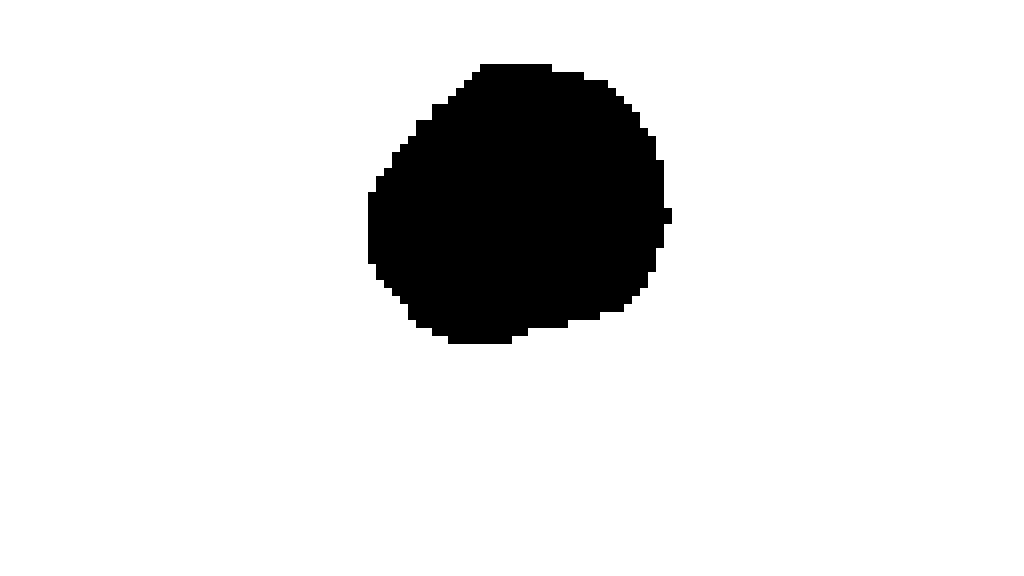
#> input picture scripts/path7.png, 1024 x 576 px
$ python Trajectory_Planner2.py   (older library calls are emulated)
#> lines starting #> are read from the running program, lines starting #| are printed output that depends on the picture; after the words box and inside, x2 and y2 are one past the last pixel; in counts of white or black regions, pixels touching at a corner belong together
from math import sin, cos, pi,tan, atan2,fmod,sqrt
import numpy as np
from pylab import *
from itertools import groupby
from operator import itemgetter
import matplotlib.pyplot as plt
from scipy import interpolate
from numpy.linalg import inv
from heapq import heappush, heappop
from scipy import misc
from scipy import ndimage
np.set_printoptions(threshold='nan')

def end_pose(start_pose, curvature, length):
	x, y, theta = start_pose
	if curvature == 0.0:
		x += length * cos(theta)
		y += length * sin(theta)
		return (x, y, theta)
	else:
		tx = cos(theta)
		ty = sin(theta)
		radius = 1.0/curvature
		xc = x - radius * ty
		yc = y + radius * tx
		angle = length / radius
		cosa = cos(angle)
		sina = sin(angle)
		nx = xc + radius * (cosa * ty + sina * tx)
		ny = yc + radius * (sina * ty - cosa * tx)
		ntheta = (theta + angle + pi) % (2*pi) - pi
		return (nx, ny, ntheta)

def insert_border(ospace,d):
	struct = ndimage.generate_binary_structure(2, 2)
	arena=ospace
	for i in range(1,d):
		b=ndimage.binary_dilation(arena, structure=struct).astype(arena.dtype)
		arena=arena+b
	#print arena
	plt.imshow(arena,interpolation='nearest')
	show()
	return arena

def insert_border1(ospace,d):
	shape=ospace.shape
	arena=np.zeros_like(ospace)
	for i in xrange(shape[0]):
		for j in xrange(shape[1]):
			if ospace[i,j]==d:
				for k in xrange(1,d):
					if j+k<shape[1]:
						arena[i,j+k]=max(arena[i,j+k],float(d-k),ospace[i,j+k])
					if j-k>=0:
						arena[i,j-k]=max(arena[i,j-k],float(d-k),ospace[i,j-k])
					if i+k<shape[0]:
						arena[i+k,j]=max(arena[i+k,j],float(d-k),ospace[i+k,j])
					if i-k>0:
						arena[i-k,j]=max(arena[i-k,j],float(d-k),ospace[i-k,j])
	plt.imshow(arena,interpolation='nearest')
	show()
	return arena

def distanceTogoal(pose,goal):
	dx=goal[0]-pose[0]
	dy=goal[1]-pose[1]
	r=sqrt(dx**2+dy**2)
	return r

def getimage(d):
#> called with d = 80
	m= misc.imread('path7.png')
#> m is the input picture: shape (576, 1024, 4); mean R, G, B, A 227, 227, 227, 255
	ospace=np.zeros(m.shape[0]*m.shape[1]).reshape(m.shape[0],m.shape[1])
	for i in xrange(m.shape[0]):
		for j in xrange(m.shape[1]):
			ospace[i,j]=-float(m[i,j][0])*1/255+1
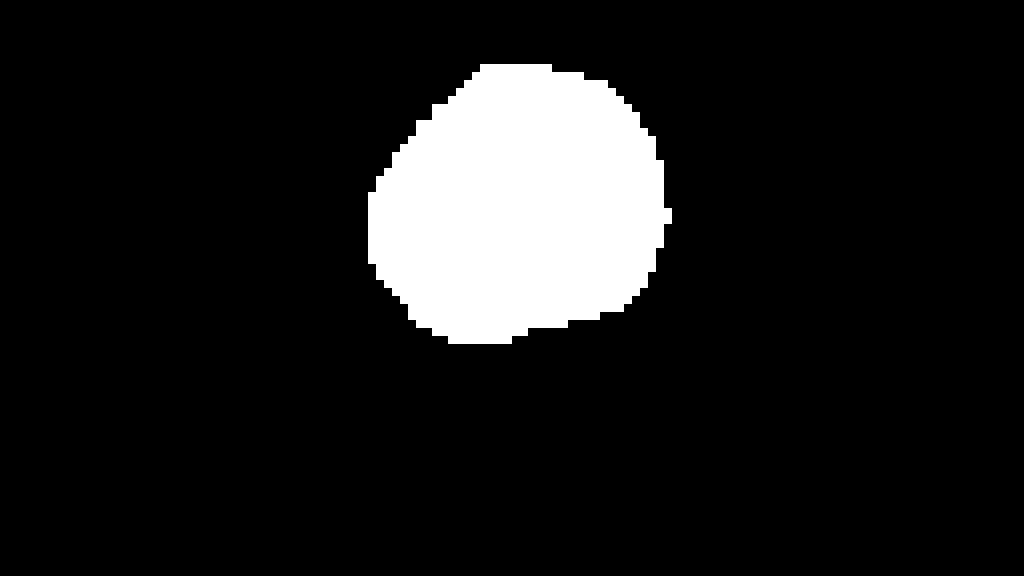
#> ospace: shape (576, 1024) float64; values 0 (black) and 1 (white), 11% white; 1 white region, box (x1, y1, x2, y2) and area: (368, 64, 672, 344) 64832
#> the loop in insert_border, `for i in range(1,d):` made 79 passes
#> pass 1, in insert_border, `b=ndimage.binary_dilation(arena, structure=struct).astype(arena.dtype)`:
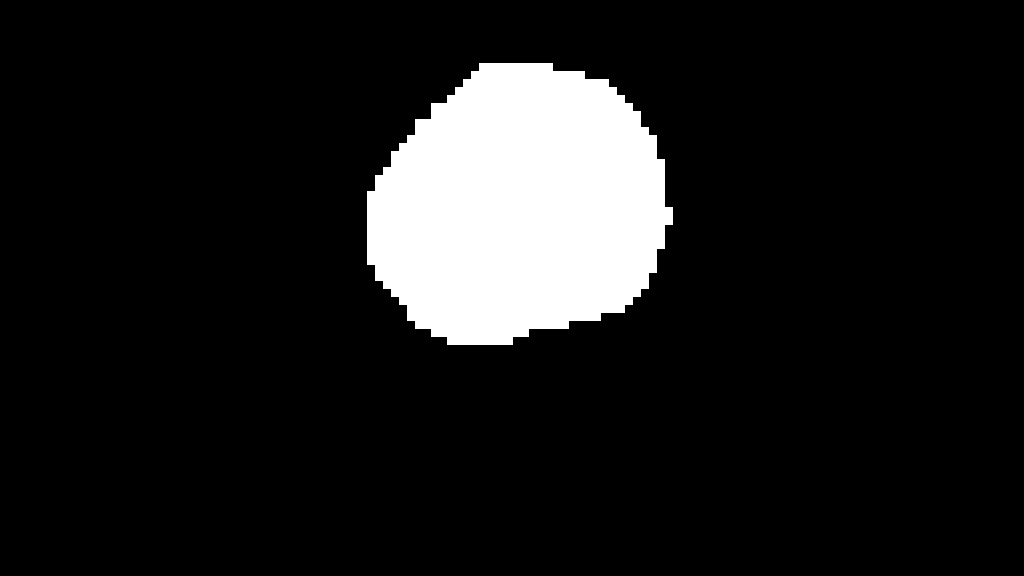
#> b: shape (576, 1024) float64; values 0 (black) and 1 (white), 11.2% white; 1 white region, box (x1, y1, x2, y2) and area: (367, 63, 673, 345) 66004
#> pass 2, in insert_border, `b=ndimage.binary_dilation(arena, structure=struct).astype(arena.dtype)`:
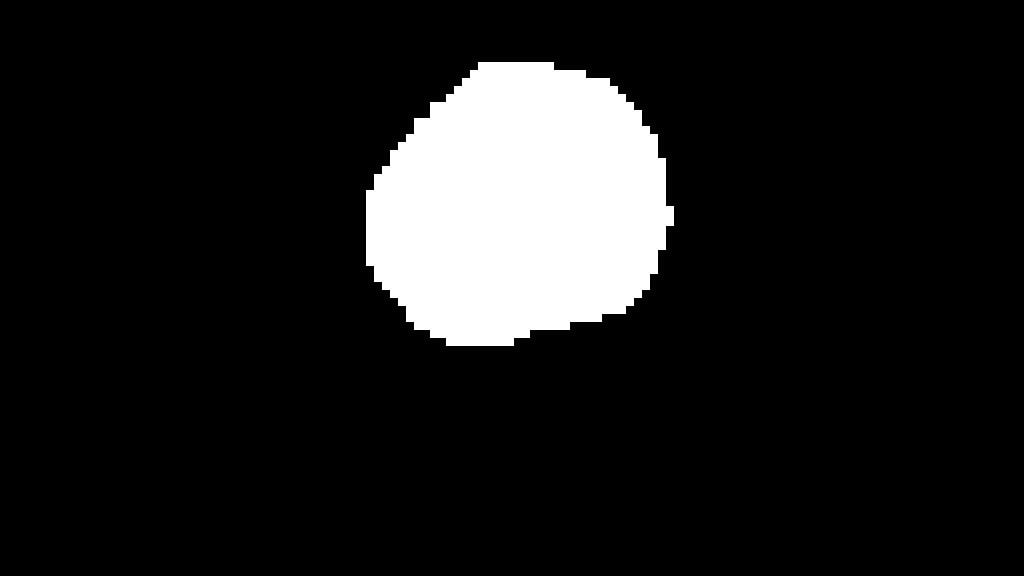
#> b: shape (576, 1024) float64; values 0 (black) and 1 (white), 11.4% white; 1 white region, box (x1, y1, x2, y2) and area: (366, 62, 674, 346) 67184
#> after the loop in insert_border, `for i in range(1,d):`:
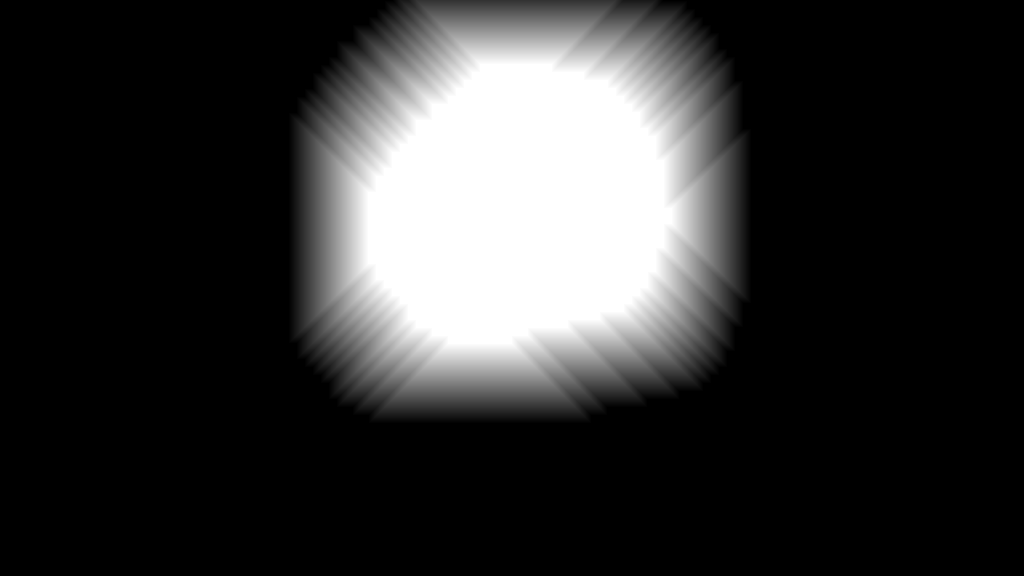
#> arena: shape (576, 1024) float64; min 0, max 80, mean 16.1; drawn with min black and max white
	#plt.imshow(m,interpolation='nearest')
	#show()
	return m,ospace


def planner(start,goal,ospace,d):
#> called with start = (4, 24), goal = (700, 350), d = 80
	r=1.0 #resolution
	neighbours=[[r,0,r],[0,r,r],[-r,0,r],[0,-r,r],[r,r,r*sqrt(2)],[-r,r,r*sqrt(2)],[-r,-r,r*sqrt(2)],[r,-r,r*sqrt(2)]] # x,y,cost
	front=[]
	visited=[]
	space=np.zeros_like(ospace)
	heappush(front,(0.00001,0.00001,start,None))
	pose=start
	path={}
	while(pose!=goal):
		total_cost,cost,pose,ppose=heappop(front)
		if space[int(pose[1]),int(pose[0])]==0.0:
			visited.append((cost,pose,ppose))
			space[int(pose[1]),int(pose[0])]=cost
			key=pose
			path[key]=ppose
			for n in neighbours:
				new_cost,new_pose,pre_pose=cost+n[2],(pose[0]+n[0],pose[1]+n[1]),(pose[0],pose[1])
				if (new_pose[0]>=0 and new_pose[0]<space.shape[1]) and (new_pose[1]>=0 and new_pose[1]<space.shape[0]):
					if ospace[int(new_pose[1]),int(new_pose[0])]<h:
						r=distanceTogoal(new_pose,goal)
						total_cost=r+new_cost+ospace[int(new_pose[1]),int(new_pose[0])]
						heappush(front,(total_cost,new_cost,new_pose,pre_pose))
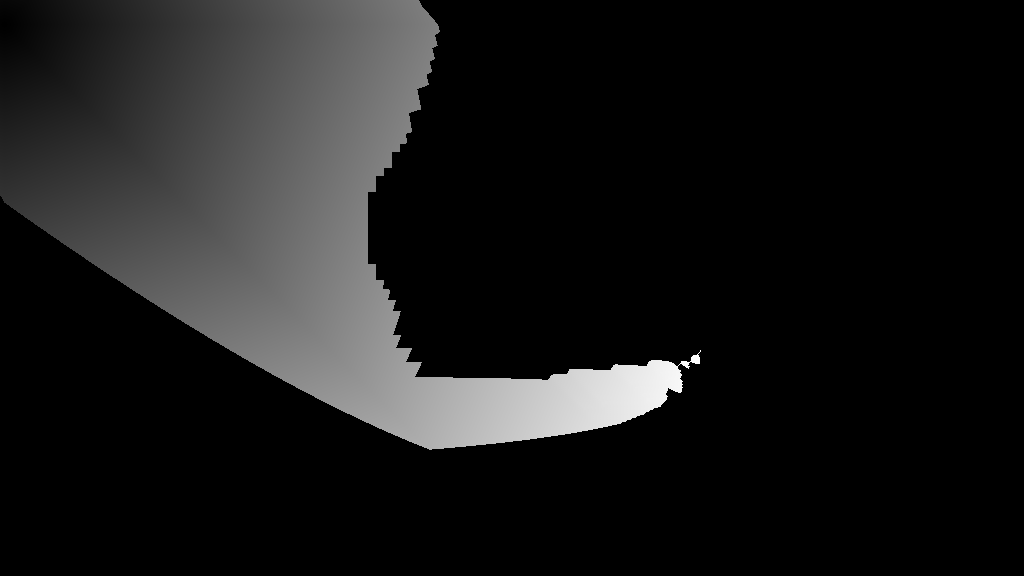
#> space: shape (576, 1024) float64; min 0, max 866.9, mean 85; drawn with min black and max white
#> after the loop, path = 148290 items; visited = 148290 items
	trajectory=[]
	if pose==goal:
		while pose:
			trajectory.append(pose)
			pose=path[pose]
#> this loop made 703 passes
#> pose on passes 1 to 3: (700, 351), (699, 352), (698, 353)
#> after the loop, trajectory = 703 pairs, first value 4 to 700, second value 24 to 389
		trajectory.reverse()
	plt.imshow(space,interpolation='nearest')
	show()
	return visited,space,trajectory

if __name__ == '__main__':
	x,y=[],[]
	start=(4,24)
	#start=(600,300)
	goal=(15,1)
	goal=(700,350)
	d=80
	h=d
	m,ospace=getimage(d)
	arena=insert_border(ospace,d)
	#visited,space=planner1(start,goal,ospace)
	#visited,space,trajectory=planner2(start,goal,ospace)
	#visited,space,trajectory=planner3(start,goal,ospace)
	visited,space,trajectory=planner(start,goal,arena,d)
#> visited = 148290 items
	for p in trajectory:
		x.append(p[0])
		y.append(p[1])
#> this loop made 703 passes
#> p on passes 1 to 3: (4, 24), (5, 25), (6, 26)
#> after the loop, x = 703 values from 4 to 700; y = 703 values, max 389 at index 399, min 24 at index 0, mean 290.2

	plt.imshow(m,interpolation='nearest')
	plt.scatter(start[0],start[1],c='r', s=40)
	plt.scatter(goal[0],goal[1],c='g', s=40)
	plot(x,y,color="m",linewidth=2.0)

	show()
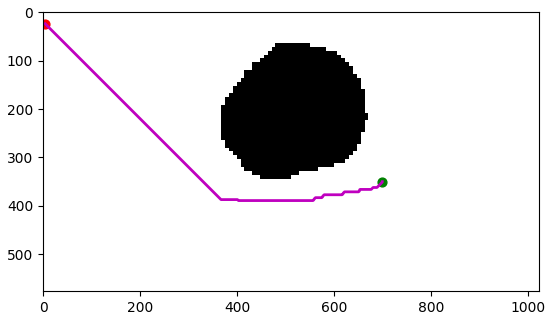
#> figure drawn by matplotlib, 1 panel
